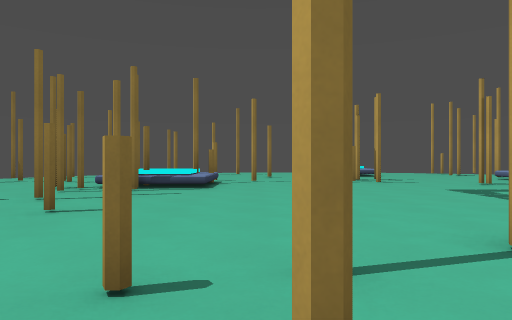
View 1 (above)

20 first-person views from a walk through a level from a Godot 3-D game. The camera is 1.2 m above the floor, looks level and sees 70° across. The floor is counted in squares, 2 m on a side. Each view is taken from the middle of a square. On the plan, view 1 faces up. The plan holds only what a view shows up to about 10 squares ahead; the rest is blank.

View 2
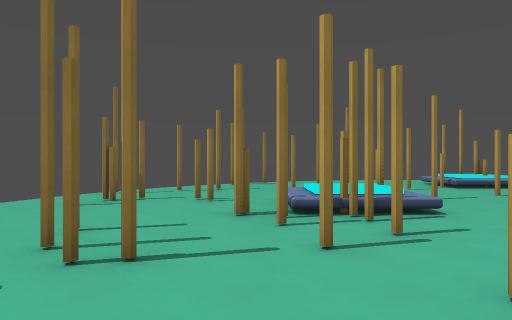

View 3
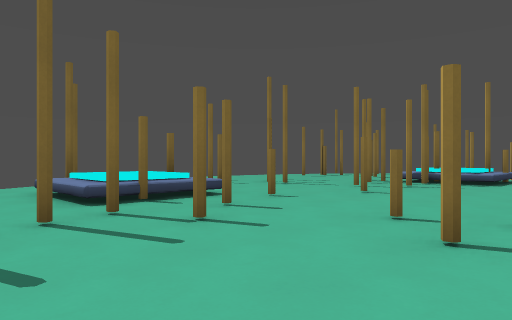

View 4
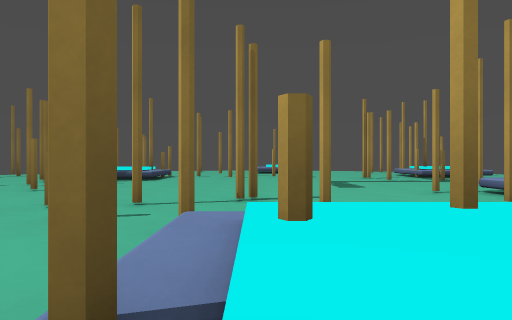

View 5
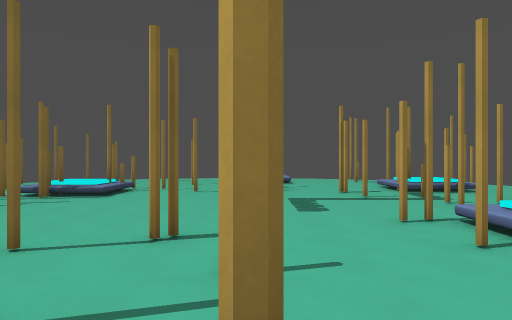

View 6
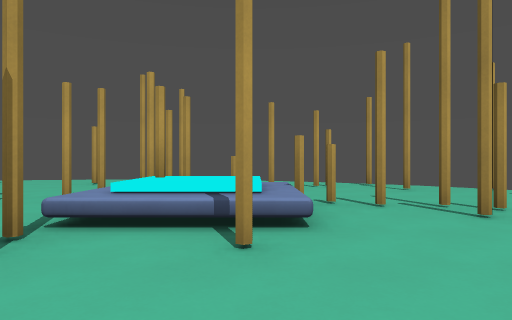

View 7
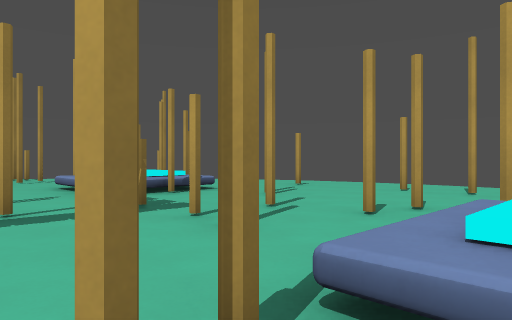

View 8
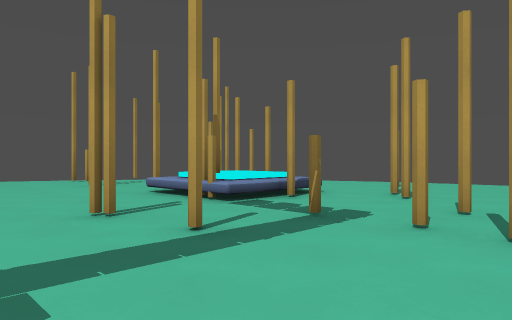

View 9
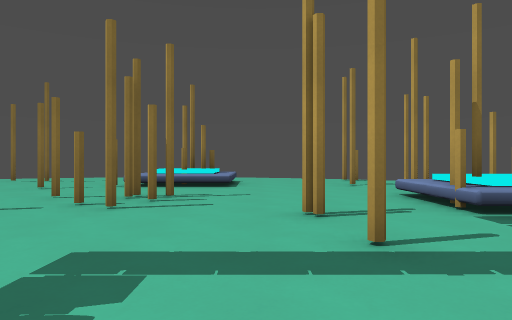

View 10
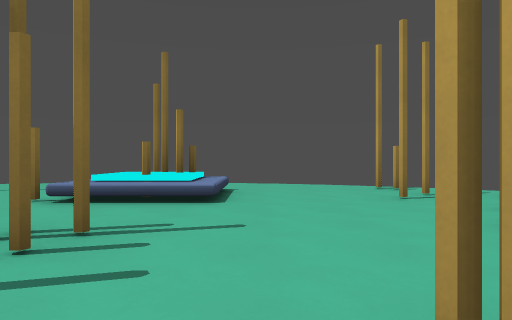

View 11
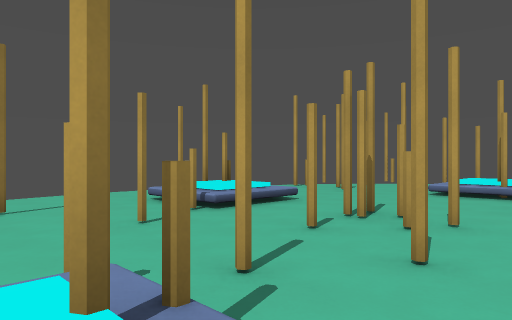

View 12
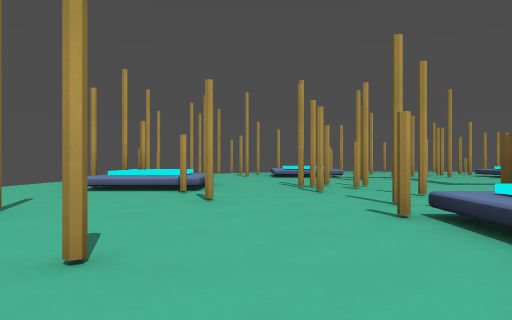

View 13
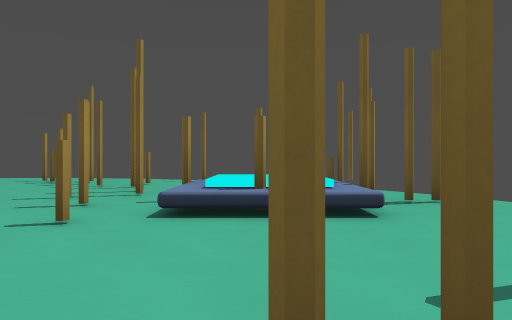

View 14
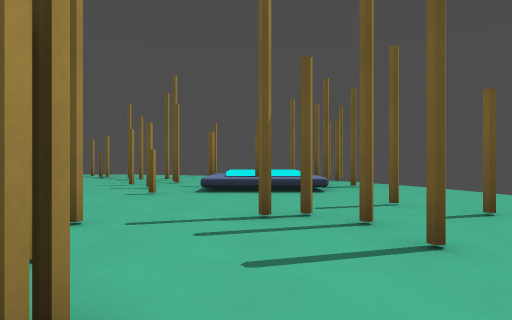

View 15
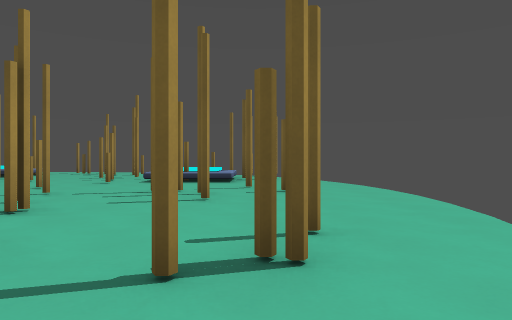

View 16
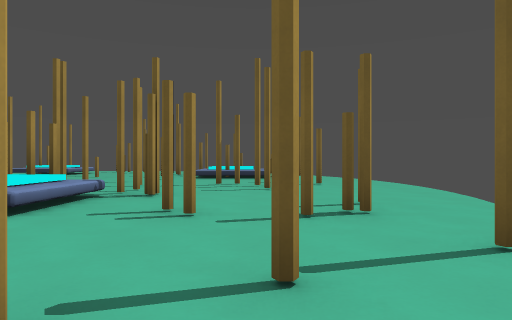

View 17
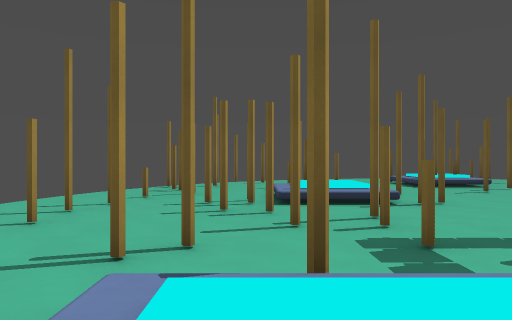

View 18
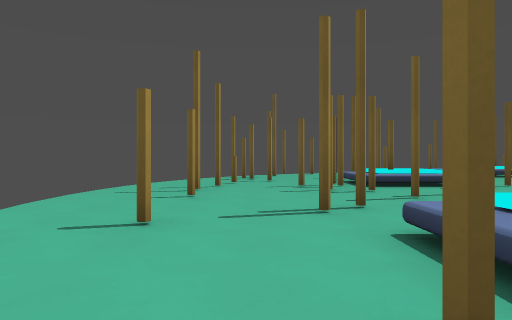

View 19
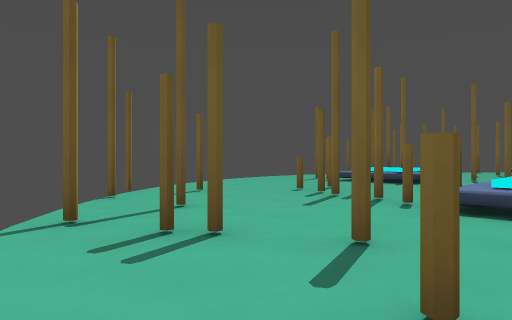

View 20
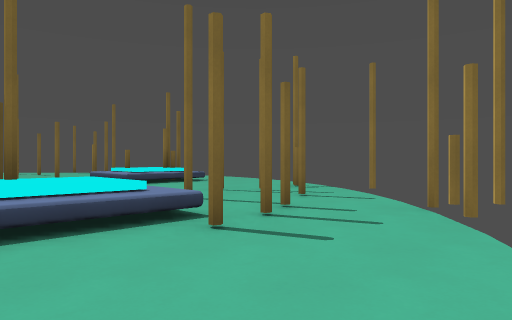

### Floor plan
Key: @ floor where view 1 was taken; # wall or solid block; x gap in a wall; . main floor; : floor 0.75 m higher than the main floor; / step, stairs or slope; = window, fence, low wall or low ledge.
Columns run from 9 left of view 1 to 14 right of it. Each row starts with its distance up from view 1.
 17         ........
 16         .........# #
 15        ..../#/.....###
 14    .  ...../:/...x..##
 13   ..#.#..#.#//.......#
 12  #.#.............#.x..
 11  ...........#....//#..
 10  .#.#.//##..#....#:/...
  9 ..#.../:/.#....#./=/.#.
  8 .....#///........../...
  7 ......./................
  6 .......#.............#..
  5 ..##..............#.....
  4 .......#.......#//##....
  3 ......#....#.../:/#....
  2 .../#/...#.....#//.....
  1  x#/:##.....#....#..x..
  0  .x///##.@#.....##....
 -1   #...#..../#/..#..#.#
 -2   #   .#...#:/.......
 -3       .###./  ....#.#
 -4       ...#.    ....#

Where each view was taken, in squares from view 1:
view 1: 0 up, 0 right, facing up
view 2: 2 up, 4 left, facing up
view 3: 2 down, 1 right, facing up-left
view 4: 3 down, 2 right, facing up
view 5: 2 down, 3 right, facing up
view 6: 2 up, 3 right, facing right
view 7: 3 up, 5 right, facing up-right
view 8: 5 up, 4 right, facing up-right
view 9: 5 up, 5 right, facing up
view 10: 8 up, 5 right, facing up
view 11: 8 up, 2 left, facing up-right
view 12: 12 up, 5 left, facing right
view 13: 6 up, 5 left, facing down
view 14: 9 up, 5 left, facing down
view 15: 12 up, 7 left, facing down
view 16: 14 up, 6 left, facing down
view 17: 11 up, 9 right, facing down
view 18: 12 up, 11 right, facing down
view 19: 3 up, 13 right, facing down-left
view 20: 9 up, 13 right, facing up-left
